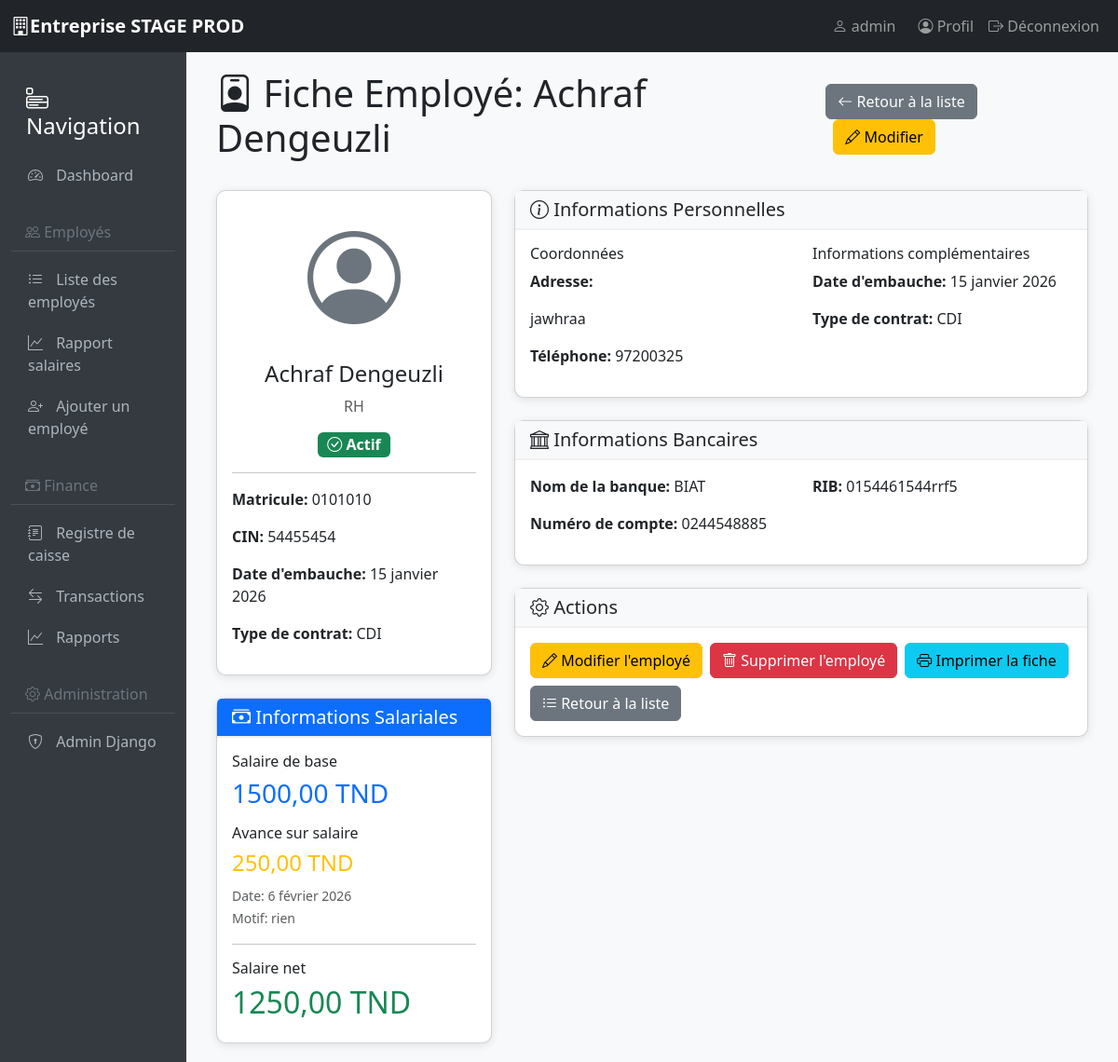
The page /employees/1/ (signed in) on the database its author committed.
### core/models.py (models this page shows, shortened)
class CustomUser(AbstractUser):
    ROLE_CHOICES = [
        ('admin', 'Administrateur'),
        ('manager', 'Manager'),
        ('employee', 'Employé'),
        ('accountant', 'Comptable'),
    ]
    role = models.CharField(max_length=20, choices=ROLE_CHOICES, default='employee')
    phone = models.CharField(max_length=20, blank=True)
    department = models.CharField(max_length=100, blank=True)
    profile_picture = models.CharField(
        max_length=500,
        blank=True,
        null=True,
        verbose_name="Photo de profil (URL)"
    )
    class Meta:
        verbose_name = "Utilisateur"
        verbose_name_plural = "Utilisateurs"

### employees/models.py (models this page shows, shortened)
class Employee(models.Model):
    CONTRACT_CHOICES = [
        ('cdi', 'CDI'),
        ('cdd', 'CDD'),
        ('stage', 'Stage'),
        ('freelance', 'Freelance'),
    ]
    GENDER_CHOICES = [
        ('M', 'Masculin'),
        ('F', 'Féminin'),
    ]
    user = models.OneToOneField(CustomUser, on_delete=models.CASCADE, verbose_name="Utilisateur", null=True, blank=True)
    employee_id = models.CharField(max_length=20, unique=True, verbose_name="Matricule")
    first_name = models.CharField(max_length=100, verbose_name="Prénom", default="")
    last_name = models.CharField(max_length=100, verbose_name="Nom", default="")
    cin = models.CharField(
        max_length=20,
        unique=True,
        verbose_name="CIN",
        validators=[
            RegexValidator(
                regex=r'^\d{8}$',
                message='Le CIN doit contenir 8 chiffres',
                code='invalid_cin'
            )
        ],
        default="00000000"
    )
    gender = models.CharField(max_length=1, choices=GENDER_CHOICES, verbose_name="Genre", default="M")
    birth_date = models.DateField(verbose_name="Date de naissance", null=True, blank=True)
    birth_place = models.CharField(max_length=100, verbose_name="Lieu de naissance", default="")
    address = models.TextField(verbose_name="Adresse", default="")
    city = models.CharField(max_length=100, verbose_name="Ville", default="")
    postal_code = models.CharField(max_length=10, verbose_name="Code postal", default="")
    country = models.CharField(max_length=100, default="Tunisie", verbose_name="Pays")
    personal_phone = models.CharField(max_length=20, verbose_name="Téléphone personnel", default="")
    emergency_phone = models.CharField(max_length=20, blank=True, verbose_name="Téléphone d'urgence", default="")
    position = models.CharField(max_length=100, verbose_name="Poste")
    department = models.ForeignKey(Department, on_delete=models.SET_NULL, null=True, blank=True, verbose_name="Département")
    hire_date = models.DateField(verbose_name="Date d'embauche")
    contract_type = models.CharField(max_length=20, choices=CONTRACT_CHOICES, verbose_name="Type de contrat")
    contract_end_date = models.DateField(null=True, blank=True, verbose_name="Date de fin de contrat")
    salary = models.DecimalField(max_digits=10, decimal_places=2, validators=[MinValueValidator(0)], verbose_name="Salaire de base")
    bank_name = models.CharField(max_length=100, verbose_name="Nom de la banque", default="")
    bank_account = models.CharField(max_length=50, verbose_name="Numéro de compte", default="")
    rib = models.CharField(max_length=30, verbose_name="RIB", default="")
    salary_advance = models.DecimalField(
        max_digits=10,
        decimal_places=2,
        default=0,
        validators=[MinValueValidator(0)],
        verbose_name="Avance sur salaire"
    )
    advance_date = models.DateField(null=True, blank=True, verbose_name="Date d'avance")
    advance_reason = models.TextField(blank=True, verbose_name="Motif de l'avance", default="")
    is_active = models.BooleanField(default=True, verbose_name="Actif")
    @property
    def full_name(self):
        return f"{self.first_name} {self.last_name}"
    @property
    def net_salary(self):
        return self.salary - self.salary_advance
    class Meta:
        verbose_name = "Employé"
        verbose_name_plural = "Employés"
        ordering = ['last_name', 'first_name']

### employees/views.py (the view)
# urls.py: path('<int:pk>/', views.employee_detail, name='employee_detail'),
@login_required
@permission_required('employees.can_manage_employees', raise_exception=True)
def employee_detail(request, pk):
    employee = get_object_or_404(Employee, pk=pk)
    context = {
        'employee': employee,
    }
    return render(request, 'employees/employee_detail.html', context)

### templates/employees/employee_detail.html (shortened to what this page needs)
{% extends 'base.html' %}
{% block content %}
<div class="container-fluid">
    <div class="d-flex justify-content-between align-items-center mb-4">
        <h1>
            <i class="bi bi-person-badge"></i>
            Fiche Employé: {{ employee.full_name }}
        </h1>
        <div>
            <a href="{% url 'employee_list' %}" class="btn btn-secondary">
                <i class="bi bi-arrow-left"></i> Retour à la liste
            </a>
            <a href="/admin/employees/employee/{{ employee.id }}/change/" class="btn btn-warning ms-2">
                <i class="bi bi-pencil"></i> Modifier
            </a>
        </div>
    </div>
    <div class="row">
        <div class="col-md-4">
            <div class="card mb-4">
                <div class="card-body text-center">
                    <div class="mb-3">
                        <i class="bi bi-person-circle" style="font-size: 100px; color: #6c757d;"></i>
                    </div>
                    <h4>{{ employee.full_name }}</h4>
                    <p class="text-muted">{{ employee.position }}</p>
                    <div class="mt-3">
                        {% if employee.is_active %}
                            <span class="badge bg-success fs-6">
                                <i class="bi bi-check-circle"></i> Actif
                            </span>
                        {% else %}
                            <span class="badge bg-danger fs-6">
                                <i class="bi bi-x-circle"></i> Inactif
                            </span>
                        {% endif %}
                    </div>
                    <hr>
                    <div class="text-start">
                        <p><strong>Matricule:</strong> {{ employee.employee_id }}</p>
                        <p><strong>CIN:</strong> {{ employee.cin }}</p>
                        <p><strong>Date d'embauche:</strong> {{ employee.hire_date }}</p>
                        <p><strong>Type de contrat:</strong> {{ employee.get_contract_type_display }}</p>
                    </div>
                </div>
            </div>
            <div class="card">
                <div class="card-header bg-primary text-white">
                    <h5 class="mb-0"><i class="bi bi-cash-stack"></i> Informations Salariales</h5>
                </div>
                <div class="card-body">
                    <div class="mb-3">
                        <h6>Salaire de base</h6>
                        <h3 class="text-primary">{{ employee.salary|floatformat:2 }}  TND</h3>
                    </div>
                    <div class="mb-3">
                        <h6>Avance sur salaire</h6>
                        <h4 class="text-warning">{{ employee.salary_advance|floatformat:2 }}  TND</h4>
                        {% if employee.advance_date %}
                            <small class="text-muted">Date: {{ employee.advance_date }}</small><br>
                        {% endif %}
                        {% if employee.advance_reason %}
                            <small class="text-muted">Motif: {{ employee.advance_reason }}</small>
                        {% endif %}
                    </div>
                    <hr>
                    <div>
                        <h6>Salaire net</h6>
                        <h2 class="text-success">{{ employee.net_salary|floatformat:2 }}  TND</h2>
                    </div>
                </div>
            </div>
        </div>
        <div class="col-md-8">
            <div class="card mb-4">
                <div class="card-header">
                    <h5 class="mb-0"><i class="bi bi-info-circle"></i> Informations Personnelles</h5>
                </div>
                <div class="card-body">
                    <div class="row">
                        <div class="col-md-6">
                            <h6>Coordonnées</h6>
                            <p><strong>Adresse:</strong><br>{{ employee.address|linebreaks }}</p>
                            <p><strong>Téléphone:</strong> {{ employee.personal_phone }}</p>
                        </div>
                        <div class="col-md-6">
                            <h6>Informations complémentaires</h6>
                            <p><strong>Date d'embauche:</strong> {{ employee.hire_date }}</p>
                            <p><strong>Type de contrat:</strong> {{ employee.get_contract_type_display }}</p>
                        </div>
                    </div>
                </div>
            </div>
            <div class="card mb-4">
                <div class="card-header">
                    <h5 class="mb-0"><i class="bi bi-bank"></i> Informations Bancaires</h5>
                </div>
                <div class="card-body">
                    <div class="row">
                        <div class="col-md-6">
                            <p><strong>Nom de la banque:</strong> {{ employee.bank_name }}</p>
                            <p><strong>Numéro de compte:</strong> {{ employee.bank_account }}</p>
                        </div>
                        <div class="col-md-6">
                            <p><strong>RIB:</strong> {{ employee.rib }}</p>
                        </div>
                    </div>
                </div>
            </div>
            <div class="card">
                <div class="card-header">
                    <h5 class="mb-0"><i class="bi bi-gear"></i> Actions</h5>
                </div>
                <div class="card-body">
                    <div class="d-flex flex-wrap gap-2">
                        <a href="/admin/employees/employee/{{ employee.id }}/change/" class="btn btn-warning">
                            <i class="bi bi-pencil"></i> Modifier l'employé
                        </a>
                        <a href="/admin/employees/employee/{{ employee.id }}/delete/" class="btn btn-danger">
                            <i class="bi bi-trash"></i> Supprimer l'employé
                        </a>
                        <button class="btn btn-info" onclick="window.print()">
                            <i class="bi bi-printer"></i> Imprimer la fiche
                        </button>
                        <a href="{% url 'employee_list' %}" class="btn btn-secondary">
                            <i class="bi bi-list-ul"></i> Retour à la liste
                        </a>
                    </div>
                </div>
            </div>
        </div>
    </div>
</div>
{% endblock %}

### templates/base.html (shortened to what this page needs)
<!doctype html>
<html lang="fr">
  <head>
    <link
      href="https://cdn.jsdelivr.net/npm/bootstrap@5.3.0/dist/css/bootstrap.min.css"
      rel="stylesheet"
    />
    <link
      rel="stylesheet"
      href="https://cdn.jsdelivr.net/npm/bootstrap-icons@1.10.0/font/bootstrap-icons.css"
    />
  </head>
  <body>
    <nav class="navbar navbar-expand-lg navbar-dark bg-dark">
      <div class="container-fluid">
        <a class="navbar-brand" href="{% url 'dashboard' %}">
          <i class="bi bi-building"></i>Entreprise STAGE PROD
        </a>
        <div class="navbar-nav ms-auto">
          {% if user.is_authenticated %}
          <span class="navbar-text me-3">
            <i class="bi bi-person"></i> {{ user.username }}
          </span>
          <a class="nav-link" href="{% url 'profile' %}">
            <i class="bi bi-person-circle"></i> Profil
          </a>
          <a class="nav-link" href="{% url 'logout' %}">
            <i class="bi bi-box-arrow-right"></i> Déconnexion
          </a>
          {% else %}
          <a class="nav-link" href="{% url 'login' %}">
            <i class="bi bi-box-arrow-in-right"></i> Connexion
          </a>
          {% endif %}
        </div>
      </div>
    </nav>
    <div class="container-fluid">
      <div class="row">
        {% if user.is_authenticated %}
        <div class="col-md-2 sidebar">
          <h4 class="mt-3 mb-3 px-3">
            <i class="bi bi-menu-app"></i> Navigation
          </h4>
          <a href="{% url 'dashboard' %}">
            <i class="bi bi-speedometer2"></i> Dashboard
          </a>
          <h6><i class="bi bi-people"></i> Employés</h6>
          <a href="{% url 'employee_list' %}">
            <i class="bi bi-list-ul"></i> Liste des employés
          </a>
          <a href="{% url 'salary_report' %}">
            <i class="bi bi-graph-up"></i> Rapport salaires
          </a>
          <a href="/admin/employees/employee/add/">
            <i class="bi bi-person-plus"></i> Ajouter un employé
          </a>
          <h6><i class="bi bi-cash-stack"></i> Finance</h6>
          <a href="{% url 'finance:cash_register' %}">
            <i class="bi bi-journal-text"></i> Registre de caisse
          </a>
          <a href="{% url 'finance:transaction_list' %}">
            <i class="bi bi-arrow-left-right"></i> Transactions
          </a>
          <a href="{% url 'finance:finance_reports' %}">
            <i class="bi bi-graph-up"></i> Rapports
          </a>
          <h6><i class="bi bi-gear"></i> Administration</h6>
          <a href="/admin/"> <i class="bi bi-shield-lock"></i> Admin Django </a>
        </div>
        {% endif %}
        <div
          class="{% if user.is_authenticated %}col-md-10{% else %}col-md-12{% endif %} content"
        >
           {% block content %} {% endblock %}
        </div>
      </div>
    </div>
  </body>
</html>

### templates/base.html (style rules this page uses)
body { background-color: #f8f9fa; }
.navbar-brand { font-weight: bold; }
.sidebar { background-color: #343a40; min-height: 100vh; color: white; padding-top: 20px; }
.sidebar a { color: #adb5bd; text-decoration: none; padding: 10px 15px; display: block; border-left: 3px solid transparent; }
.sidebar a i { margin-right: 10px; }
.content { padding: 20px; }
.sidebar h6 { color: #6c757d; padding: 10px 15px; margin-top: 20px; border-bottom: 1px solid #495057; }

### templates/employees/employee_detail.html (style rules this page uses)
.card { border-radius: 10px; box-shadow: 0 2px 10px rgba(0,0,0,0.1); }
.card-header { border-bottom: 2px solid #f0f0f0; background-color: #f8f9fa; }

### rows shown on the page
CustomUser: username "admin"
Employee: full_name "Achraf Dengeuzli", position "RH", employee_id "0101010", cin "54455454", hire_date "15 janvier 2026", contract_type "CDI", salary "1500,00", salary_advance "250,00", advance_date "6 février 2026", advance_reason "rien", net_salary "1250,00", address "jawhraa", personal_phone "97200325", bank_name "BIAT", bank_account "0244548885", rib "0154461544rrf5"
